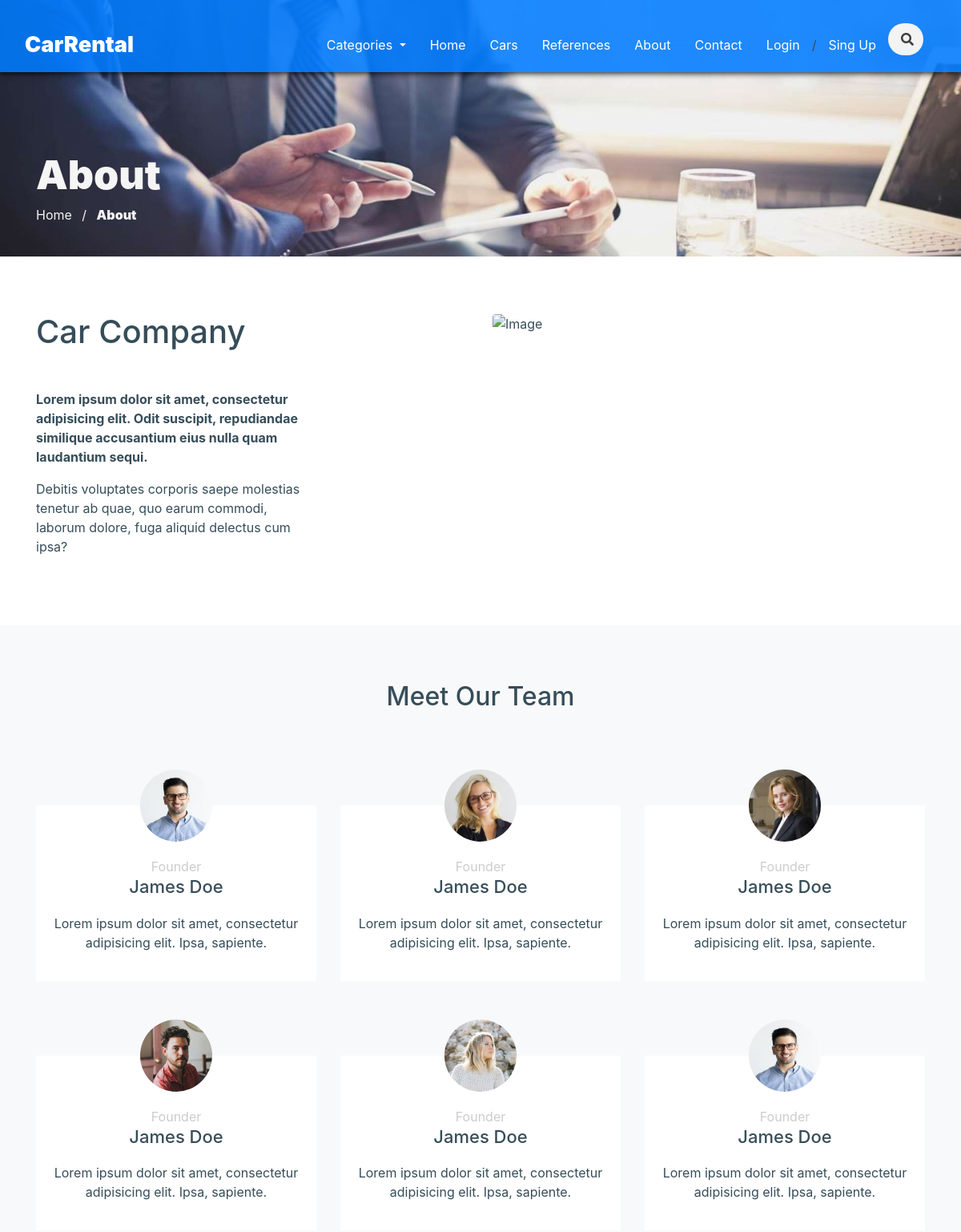
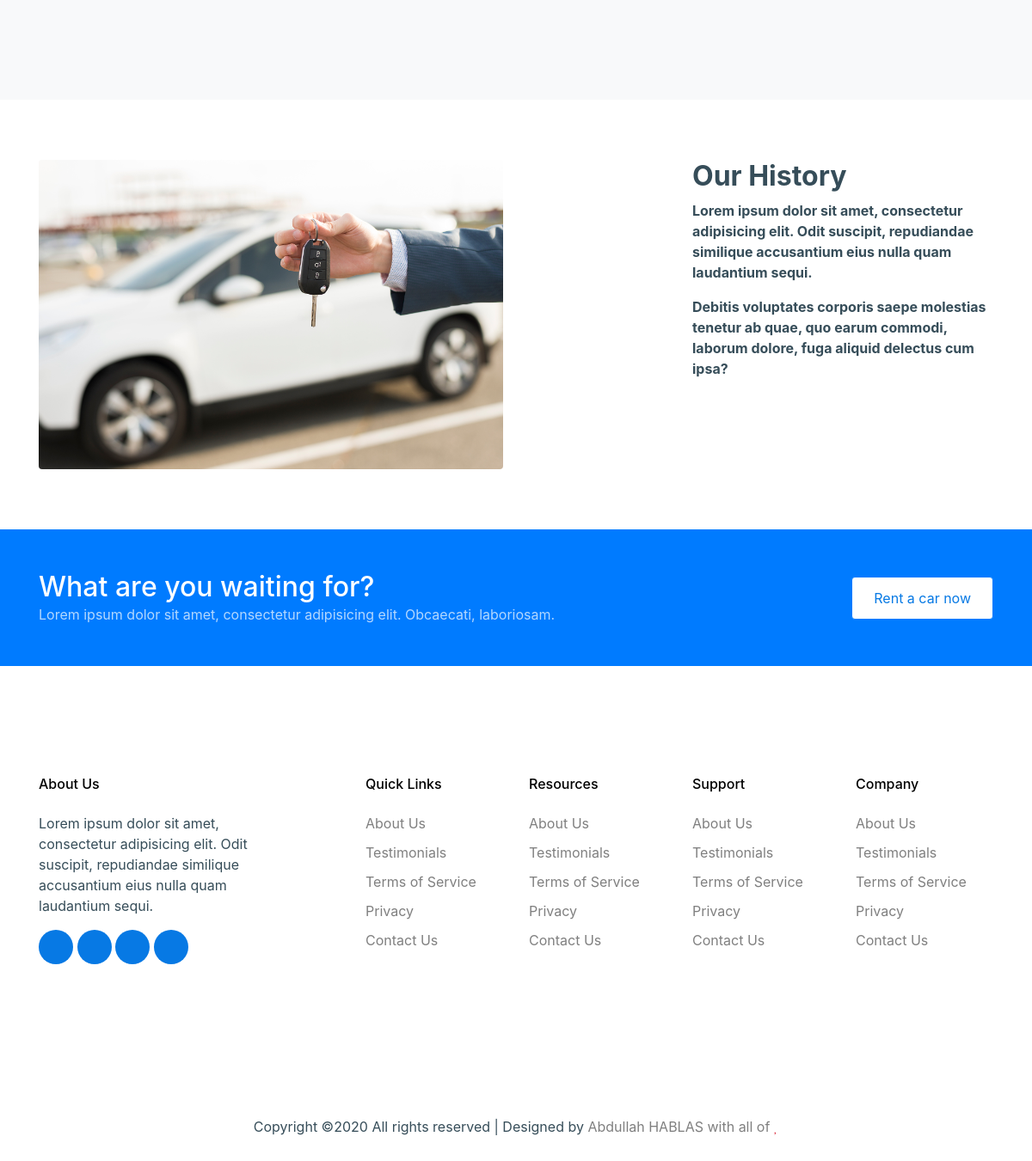
/about, run on the app's committed database (2 pictures, top to bottom).
### home/models.py (models this page shows, shortened)
class Setting(models.Model):
    STATUS = (
        ('True', 'True'),
        ('False', 'False'),
    )
    title = models.CharField(max_length=150)
    keywords = models.CharField(max_length=255)
    description = models.CharField(max_length=255)
    company = models.CharField(max_length=50)
    address = models.CharField(blank=True, max_length=100)
    phone = models.CharField(blank=True, max_length=15)
    fax = models.CharField(blank=True, max_length=15)
    email = models.CharField(blank=True, max_length=50)
    smtpserver = models.CharField(blank=True, max_length=50)
    smtpemail = models.CharField(blank=True, max_length=50)
    smtppassword = models.CharField(blank=True, max_length=10)
    smtpport = models.CharField(blank=True, max_length=5)
    icon = models.ImageField(blank=True, upload_to='images/')
    facebook = models.CharField(blank=True, max_length=50)
    instagram = models.CharField(blank=True, max_length=50)
    twitter = models.CharField(blank=True, max_length=50)
    linkedin = models.CharField(blank=True, max_length=50)
    about = RichTextUploadingField(blank=True)
    ourhistory = RichTextUploadingField(blank=True)
    contact = RichTextUploadingField(blank=True)
    references = RichTextUploadingField(blank=True)
    status = models.CharField(max_length=10, choices=STATUS)
    create_at = models.DateTimeField(auto_now_add=True)
    update_at = models.DateTimeField(auto_now=True)

### home/views.py (the view)
# urls.py: path('about', views.about, name='about'),
def about(request):
    setting = Setting.objects.get(pk=1)
    categories = Category.objects.all()
    context = {'setting': setting, 'page': 'about', 'categories': categories}
    return render(request, 'about.html', context)

### home/templates/about.html (shortened to what this page needs)
{% extends 'homebase.html' %}
{% load static %}
{% block slider %}
    <div class="hero inner-page" style="background-image: url('../static/images/about_us.jpg');">
        <div class="container">
            <div class="row align-items-end ">
                <div class="col-lg-5">
                    <div class="intro">
                        <h1 style="color:whitesmoke"><strong>About</strong></h1>
                        <div class="custom-breadcrumbs"><a href="index.html" style="color:whitesmoke">Home</a> <span
                                class="mx-2" style="color:whitesmoke">/</span> <strong
                                style="color:whitesmoke">About</strong></div>
                    </div>
                </div>
            </div>
        </div>
    </div>
{% endblock %}
{% block content %}
    <div class="site-section">
        <div class="container">
            <div class="row">
                <div class="col-lg-6 mb-5 mb-lg-0 order-lg-2">
                    <img src="{% static 'images/hero_2.jpg' %}" alt="Image" class="img-fluid rounded">
                </div>
                <div class="col-lg-4 mr-auto">
                    {{ setting.about | safe }}
                </div>
            </div>
        </div>
    </div>
    <div class="site-section bg-light">
        <div class="container">
            <div class="row justify-content-center text-center mb-5 section-2-title">
                <div class="col-md-6">
                    <h2 class="mb-4">Meet Our Team</h2>
                </div>
            </div>
            <div class="row align-items-stretch">
                <div class="col-lg-4 col-md-6 mb-5">
                    <div class="post-entry-1 h-100 person-1">
                        <img src="{% static 'images/person_1.jpg' %}" alt="Image"
                             class="img-fluid">
                        <div class="post-entry-1-contents">
                            <span class="meta">Founder</span>
                            <h2>James Doe</h2>
                            <p>Lorem ipsum dolor sit amet, consectetur adipisicing elit. Ipsa, sapiente.</p>
                        </div>
                    </div>
                </div>
                <div class="col-lg-4 col-md-6 mb-5">
                    <div class="post-entry-1 h-100 person-1">
                        <img src="{% static 'images/person_2.jpg' %}" alt="Image"
                             class="img-fluid">
                        <div class="post-entry-1-contents">
                            <span class="meta">Founder</span>
                            <h2>James Doe</h2>
                            <p>Lorem ipsum dolor sit amet, consectetur adipisicing elit. Ipsa, sapiente.</p>
                        </div>
                    </div>
                </div>
                <div class="col-lg-4 col-md-6 mb-5">
                    <div class="post-entry-1 h-100 person-1">
                        <img src="{% static 'images/person_3.jpg' %}" alt="Image"
                             class="img-fluid">
                        <div class="post-entry-1-contents">
                            <span class="meta">Founder</span>
                            <h2>James Doe</h2>
                            <p>Lorem ipsum dolor sit amet, consectetur adipisicing elit. Ipsa, sapiente.</p>
                        </div>
                    </div>
                </div>
                <div class="col-lg-4 col-md-6 mb-5">
                    <div class="post-entry-1 h-100 person-1">
                        <img src="{% static 'images/person_4.jpg' %}" alt="Image"
                             class="img-fluid">
                        <div class="post-entry-1-contents">
                            <span class="meta">Founder</span>
                            <h2>James Doe</h2>
                            <p>Lorem ipsum dolor sit amet, consectetur adipisicing elit. Ipsa, sapiente.</p>
                        </div>
                    </div>
                </div>
                <div class="col-lg-4 col-md-6 mb-5">
                    <div class="post-entry-1 h-100 person-1">
                        <img src="{% static 'images/person_5.jpg' %}" alt="Image"
                             class="img-fluid">
                        <div class="post-entry-1-contents">
                            <span class="meta">Founder</span>
                            <h2>James Doe</h2>
                            <p>Lorem ipsum dolor sit amet, consectetur adipisicing elit. Ipsa, sapiente.</p>
                        </div>
                    </div>
                </div>
                <div class="col-lg-4 col-md-6 mb-5">
                    <div class="post-entry-1 h-100 person-1">
                        <img src="{% static 'images/person_1.jpg' %}" alt="Image"
                             class="img-fluid">
                        <div class="post-entry-1-contents">
                            <span class="meta">Founder</span>
                            <h2>James Doe</h2>
                            <p>Lorem ipsum dolor sit amet, consectetur adipisicing elit. Ipsa, sapiente.</p>
                        </div>
                    </div>
                </div>
            </div>
        </div>
    </div>
    <div class="site-section">
        <div class="container">
            <div class="row">
                <div class="col-lg-6 mb-5 mb-lg-0">
                    <img src="{% static 'images/hero_1.jpg' %}" alt="Image" class="img-fluid rounded">
                </div>
                <div class="col-lg-4 ml-auto">
                    {{ setting.ourhistory | safe }} </div>
            </div>
        </div>
    </div>
    <div class="site-section bg-primary py-5">
        <div class="container">
            <div class="row align-items-center">
                <div class="col-lg-7 mb-4 mb-md-0">
                    <h2 class="mb-0 text-white">What are you waiting for?</h2>
                    <p class="mb-0 opa-7">Lorem ipsum dolor sit amet, consectetur adipisicing elit. Obcaecati,
                        laboriosam.</p>
                </div>
                <div class="col-lg-5 text-md-right">
                    <a href="#" class="btn btn-primary btn-white">Rent a car now</a>
                </div>
            </div>
        </div>
    </div>
{% endblock %}

### home/static/css/style.css (style rules this page uses)
html { overflow-x: hidden; }
body { line-height: 1.7; color: #364d59 !important; font-weight: 300; font-size: 1rem; background: #fff; }
a { -webkit-transition: .3s all ease; -o-transition: .3s all ease; transition: .3s all ease; text-decoration: none; }
h1, h2, h3, h4, h5, .h1, .h2, .h3, .h4, .h5 { font-weight: 300; color: #364d59; }
.site-section { padding: 2.5em 0; }
@media (min-width: 768px) { .site-section { padding: 5em 0; } }
.site-section { padding: 70px 0; }
.bg-light { background-color: #f6f5f5 !important; }
.post-entry-1 .meta { color: #ccc; }
.post-entry-1 .post-entry-1-contents { background: #fff; padding: 20px; }
.post-entry-1 .post-entry-1-contents h2 { font-size: 22px; margin-bottom: 20px; }
.post-entry-1.person-1 { text-align: center; }
.post-entry-1.person-1 img { width: 90px; border-radius: 50%; margin: 0 auto -45px auto; }
.post-entry-1.person-1 .post-entry-1-contents { padding-top: 4rem; }
.hero { position: relative; background-size: cover; }
.hero, .hero > .container > .row { height: 100vh; min-height: 570px; }
.hero .intro { position: relative; z-index: 4; }
.hero .intro h1 { color: #000; font-size: 50px; }
.hero .intro strong { font-weight: 900; }
.hero.inner-page, .hero.inner-page > .container > .row { height: 40vh !important; min-height: 200px; }
.custom-breadcrumbs { padding-bottom: 40px; }
.custom-breadcrumbs a { color: #000; }
.custom-breadcrumbs strong { font-weight: 700; }
.btn.btn-primary { padding: 12px 25px; }
.btn.btn-white { background: #fff; color: #0779e4; }
.opa-7 { color: rgba(255, 255, 255, 0.7) !important; }

### home/static/styles/main.css (style rules this page uses)
a, a:visited, a:hover, a:active { text-decoration: none; color: inherit; }

### home/templates/header.html (style rules this page uses)
body { margin: 0; background-color: #fff; }

### data on the page
Setting: about "Car Company Lorem ipsum dolor sit amet, consectetur adipisicing elit. Odit suscipit, repudiandae similique accusantium eius nulla quam laudantium sequi. Debitis voluptates corporis saepe molestias tenetur ab quae, quo earum commodi, laborum dolore, fuga aliquid delectus cum ipsa?", ourhistory "Our History Lorem ipsum dolor sit amet, consectetur adipisicing elit. Odit suscipit, repudiandae similique accusantium eius nulla quam laudantium sequi. Debitis voluptates corporis saepe molestias tenetur ab quae, quo earum commodi, laborum dolore, fuga aliquid delectus cum ipsa?"
